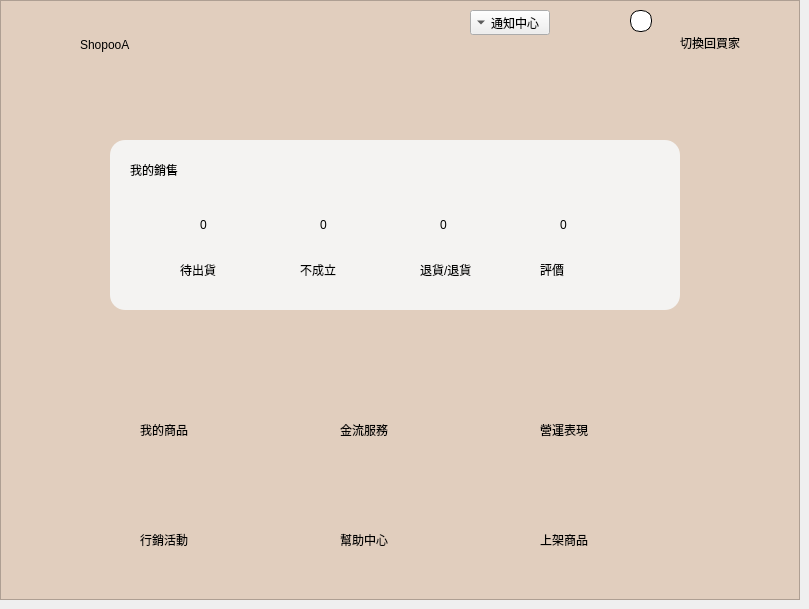
    <widget class="QWidget" name="seller">
     <widget class="QGraphicsView" name="graphicsView_28">
      <property name="geometry">
       <rect>
        <x>0</x>
        <y>0</y>
        <width>800</width>
        <height>600</height>
       </rect>
      </property>
      <property name="styleSheet">
       <string notr="true">background-color: rgb(225, 206, 190);</string>
      </property>
     </widget>
     <widget class="QLabel" name="label_139">
      <property name="geometry">
       <rect>
        <x>630</x>
        <y>10</y>
        <width>22</width>
        <height>22</height>
       </rect>
      </property>
      <property name="styleSheet">
       <string notr="true">min-width: 20px;
min-height: 20px;
max-width: 20px;
max-height: 20px;
border-radius:10px;
border: 1px solid black;
background-color: rgb(255, 255, 255);
image: url(:/images/picture.jpg);
</string>
      </property>
      <property name="text">
       <string/>
      </property>
     </widget>
     <widget class="QLabel" name="label_140">
      <property name="geometry">
       <rect>
        <x>20</x>
        <y>20</y>
        <width>50</width>
        <height>50</height>
       </rect>
      </property>
      <property name="styleSheet">
       <string notr="true">image: url(:/images/store.png);</string>
      </property>
      <property name="text">
       <string/>
      </property>
     </widget>
     <widget class="QLabel" name="label_141">
      <property name="geometry">
       <rect>
        <x>80</x>
        <y>30</y>
        <width>120</width>
        <height>30</height>
       </rect>
      </property>
      <property name="styleSheet">
       <string notr="true">font: 700 14pt &quot;Microsoft JhengHei UI&quot;;</string>
      </property>
      <property name="text">
       <string>ShopooA</string>
      </property>
     </widget>
     <widget class="QLabel" name="label_142">
      <property name="geometry">
       <rect>
        <x>140</x>
        <y>320</y>
        <width>80</width>
        <height>80</height>
       </rect>
      </property>
      <property name="cursor">
       <cursorShape>ArrowCursor</cursorShape>
      </property>
      <property name="styleSheet">
       <string notr="true">image: url(:/images/store2.png);</string>
      </property>
      <property name="text">
       <string/>
      </property>
     </widget>
     <widget class="QLabel" name="label_147">
      <property name="geometry">
       <rect>
        <x>140</x>
        <y>420</y>
        <width>100</width>
        <height>20</height>
       </rect>
      </property>
      <property name="styleSheet">
       <string notr="true">font: 700 12pt &quot;Microsoft JhengHei UI&quot;;</string>
      </property>
      <property name="text">
       <string>我的商品</string>
      </property>
     </widget>
     <widget class="QGraphicsView" name="graphicsView_29">
      <property name="geometry">
       <rect>
        <x>110</x>
        <y>140</y>
        <width>570</width>
        <height>170</height>
       </rect>
      </property>
      <property name="styleSheet">
       <string notr="true">border-radius:15px;
background-color: rgba(245, 245, 245,240);</string>
      </property>
     </widget>
     <widget class="QLabel" name="label_148">
      <property name="geometry">
       <rect>
        <x>200</x>
        <y>200</y>
        <width>50</width>
        <height>50</height>
       </rect>
      </property>
      <property name="cursor">
       <cursorShape>PointingHandCursor</cursorShape>
      </property>
      <property name="layoutDirection">
       <enum>Qt::LeftToRight</enum>
      </property>
      <property name="text">
       <string>0</string>
      </property>
      <property name="alignment">
       <set>Qt::AlignLeading|Qt::AlignLeft|Qt::AlignVCenter</set>
      </property>
     </widget>
     <widget class="QLabel" name="label_149">
      <property name="geometry">
       <rect>
        <x>320</x>
        <y>200</y>
        <width>50</width>
        <height>50</height>
       </rect>
      </property>
      <property name="cursor">
       <cursorShape>PointingHandCursor</cursorShape>
      </property>
      <property name="layoutDirection">
       <enum>Qt::LeftToRight</enum>
      </property>
      <property name="text">
       <string>0</string>
      </property>
      <property name="alignment">
       <set>Qt::AlignLeading|Qt::AlignLeft|Qt::AlignVCenter</set>
      </property>
     </widget>
     <widget class="QLabel" name="label_150">
      <property name="geometry">
       <rect>
        <x>440</x>
        <y>200</y>
        <width>50</width>
        <height>50</height>
       </rect>
      </property>
      <property name="cursor">
       <cursorShape>PointingHandCursor</cursorShape>
      </property>
      <property name="layoutDirection">
       <enum>Qt::LeftToRight</enum>
      </property>
      <property name="text">
       <string>0</string>
      </property>
      <property name="alignment">
       <set>Qt::AlignLeading|Qt::AlignLeft|Qt::AlignVCenter</set>
      </property>
     </widget>
     <widget class="QLabel" name="label_151">
      <property name="geometry">
       <rect>
        <x>560</x>
        <y>200</y>
        <width>50</width>
        <height>50</height>
       </rect>
      </property>
      <property name="cursor">
       <cursorShape>PointingHandCursor</cursorShape>
      </property>
      <property name="layoutDirection">
       <enum>Qt::LeftToRight</enum>
      </property>
      <property name="text">
       <string>0</string>
      </property>
      <property name="alignment">
       <set>Qt::AlignLeading|Qt::AlignLeft|Qt::AlignVCenter</set>
      </property>
     </widget>
     <widget class="QLabel" name="label_143">
      <property name="geometry">
       <rect>
        <x>180</x>
        <y>260</y>
        <width>80</width>
        <height>20</height>
       </rect>
      </property>
      <property name="text">
       <string>待出貨</string>
      </property>
      <property name="alignment">
       <set>Qt::AlignLeading|Qt::AlignLeft|Qt::AlignVCenter</set>
      </property>
     </widget>
     <widget class="QLabel" name="label_144">
      <property name="geometry">
       <rect>
        <x>300</x>
        <y>260</y>
        <width>80</width>
        <height>20</height>
       </rect>
      </property>
      <property name="text">
       <string>不成立</string>
      </property>
      <property name="alignment">
       <set>Qt::AlignLeading|Qt::AlignLeft|Qt::AlignVCenter</set>
      </property>
     </widget>
     <widget class="QLabel" name="label_146">
      <property name="geometry">
       <rect>
        <x>420</x>
        <y>260</y>
        <width>80</width>
        <height>20</height>
       </rect>
      </property>
      <property name="text">
       <string>退貨/退貨</string>
      </property>
      <property name="alignment">
       <set>Qt::AlignLeading|Qt::AlignLeft|Qt::AlignVCenter</set>
      </property>
     </widget>
     <widget class="QLabel" name="label_152">
      <property name="geometry">
       <rect>
        <x>540</x>
        <y>260</y>
        <width>80</width>
        <height>20</height>
       </rect>
      </property>
      <property name="text">
       <string>評價</string>
      </property>
      <property name="alignment">
       <set>Qt::AlignLeading|Qt::AlignLeft|Qt::AlignVCenter</set>
      </property>
     </widget>
     <widget class="QLabel" name="label_153">
      <property name="geometry">
       <rect>
        <x>130</x>
        <y>160</y>
        <width>60</width>
        <height>20</height>
       </rect>
      </property>
      <property name="text">
       <string>我的銷售</string>
      </property>
     </widget>
     <widget class="QPushButton" name="pushButton_28">
      <property name="geometry">
       <rect>
        <x>670</x>
        <y>30</y>
        <width>80</width>
        <height>25</height>
       </rect>
      </property>
      <property name="cursor">
       <cursorShape>PointingHandCursor</cursorShape>
      </property>
      <property name="styleSheet">
       <string notr="true">border:hidden;</string>
      </property>
      <property name="text">
       <string>切換回買家</string>
      </property>
     </widget>
     <widget class="QToolButton" name="toolButton_5">
      <property name="geometry">
       <rect>
        <x>470</x>
        <y>10</y>
        <width>80</width>
        <height>25</height>
       </rect>
      </property>
      <property name="cursor">
       <cursorShape>PointingHandCursor</cursorShape>
      </property>
      <property name="text">
       <string>通知中心</string>
      </property>
      <property name="popupMode">
       <enum>QToolButton::DelayedPopup</enum>
      </property>
      <property name="toolButtonStyle">
       <enum>Qt::ToolButtonTextBesideIcon</enum>
      </property>
      <property name="autoRaise">
       <bool>false</bool>
      </property>
      <property name="arrowType">
       <enum>Qt::DownArrow</enum>
      </property>
     </widget>
     <widget class="QLabel" name="label_154">
      <property name="geometry">
       <rect>
        <x>340</x>
        <y>330</y>
        <width>90</width>
        <height>80</height>
       </rect>
      </property>
      <property name="cursor">
       <cursorShape>ArrowCursor</cursorShape>
      </property>
      <property name="styleSheet">
       <string notr="true">image: url(:/images/money.png);</string>
      </property>
      <property name="text">
       <string/>
      </property>
     </widget>
     <widget class="QLabel" name="label_155">
      <property name="geometry">
       <rect>
        <x>540</x>
        <y>320</y>
        <width>80</width>
        <height>80</height>
       </rect>
      </property>
      <property name="cursor">
       <cursorShape>ArrowCursor</cursorShape>
      </property>
      <property name="styleSheet">
       <string notr="true">image: url(:/images/chart.png);</string>
      </property>
      <property name="text">
       <string/>
      </property>
     </widget>
     <widget class="QLabel" name="label_156">
      <property name="geometry">
       <rect>
        <x>140</x>
        <y>450</y>
        <width>80</width>
        <height>70</height>
       </rect>
      </property>
      <property name="cursor">
       <cursorShape>ArrowCursor</cursorShape>
      </property>
      <property name="styleSheet">
       <string notr="true">image: url(:/images/house.png);</string>
      </property>
      <property name="text">
       <string/>
      </property>
     </widget>
     <widget class="QLabel" name="label_145">
      <property name="geometry">
       <rect>
        <x>340</x>
        <y>420</y>
        <width>100</width>
        <height>20</height>
       </rect>
      </property>
      <property name="styleSheet">
       <string notr="true">font: 700 12pt &quot;Microsoft JhengHei UI&quot;;</string>
      </property>
      <property name="text">
       <string>金流服務</string>
      </property>
     </widget>
     <widget class="QLabel" name="label_157">
      <property name="geometry">
       <rect>
        <x>540</x>
        <y>420</y>
        <width>100</width>
        <height>20</height>
       </rect>
      </property>
      <property name="styleSheet">
       <string notr="true">font: 700 12pt &quot;Microsoft JhengHei UI&quot;;</string>
      </property>
      <property name="text">
       <string>營運表現</string>
      </property>
     </widget>
     <widget class="QLabel" name="label_158">
      <property name="geometry">
       <rect>
        <x>140</x>
        <y>530</y>
        <width>100</width>
        <height>20</height>
       </rect>
      </property>
      <property name="styleSheet">
       <string notr="true">font: 700 12pt &quot;Microsoft JhengHei UI&quot;;</string>
      </property>
      <property name="text">
       <string>行銷活動</string>
      </property>
     </widget>
     <widget class="QLabel" name="label_159">
      <property name="geometry">
       <rect>
        <x>340</x>
        <y>440</y>
        <width>80</width>
        <height>80</height>
       </rect>
      </property>
      <property name="styleSheet">
       <string notr="true">image: url(:/images/question.png);</string>
      </property>
      <property name="text">
       <string/>
      </property>
     </widget>
     <widget class="QLabel" name="label_160">
      <property name="geometry">
       <rect>
        <x>340</x>
        <y>530</y>
        <width>100</width>
        <height>20</height>
       </rect>
      </property>
      <property name="styleSheet">
       <string notr="true">font: 700 12pt &quot;Microsoft JhengHei UI&quot;;</string>
      </property>
      <property name="text">
       <string>幫助中心</string>
      </property>
     </widget>
     <widget class="QLabel" name="username_2">
      <property name="geometry">
       <rect>
        <x>670</x>
        <y>10</y>
        <width>91</width>
        <height>20</height>
       </rect>
      </property>
      <property name="cursor">
       <cursorShape>PointingHandCursor</cursorShape>
      </property>
      <property name="text">
       <string/>
      </property>
     </widget>
     <widget class="QPushButton" name="pushButton_12">
      <property name="geometry">
       <rect>
        <x>540</x>
        <y>440</y>
        <width>80</width>
        <height>80</height>
       </rect>
      </property>
      <property name="cursor">
       <cursorShape>PointingHandCursor</cursorShape>
      </property>
      <property name="styleSheet">
       <string notr="true">border:none;
image: url(:/images/upload.png);</string>
      </property>
      <property name="text">
       <string/>
      </property>
     </widget>
     <widget class="QLabel" name="label_64">
      <property name="geometry">
       <rect>
        <x>540</x>
        <y>530</y>
        <width>100</width>
        <height>20</height>
       </rect>
      </property>
      <property name="styleSheet">
       <string notr="true">font: 700 12pt &quot;Microsoft JhengHei UI&quot;;</string>
      </property>
      <property name="text">
       <string>上架商品</string>
      </property>
     </widget>
     <widget class="QPushButton" name="pushButton_16">
      <property name="geometry">
       <rect>
        <x>140</x>
        <y>320</y>
        <width>80</width>
        <height>80</height>
       </rect>
      </property>
      <property name="cursor">
       <cursorShape>PointingHandCursor</cursorShape>
      </property>
      <property name="styleSheet">
       <string notr="true">border:none;</string>
      </property>
      <property name="text">
       <string/>
      </property>
     </widget>
    </widget>
